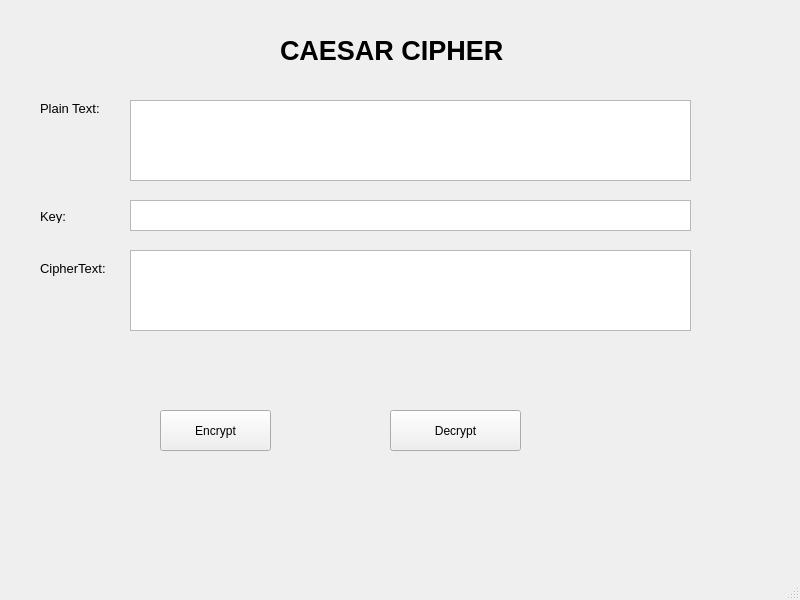
<?xml version="1.0" encoding="UTF-8"?>
<ui version="4.0">
 <class>MainWindow</class>
 <widget class="QMainWindow" name="MainWindow">
  <property name="geometry">
   <rect>
    <x>0</x>
    <y>0</y>
    <width>800</width>
    <height>600</height>
   </rect>
  </property>
  <property name="windowTitle">
   <string>MainWindow</string>
  </property>
  <widget class="QWidget" name="centralwidget">
   <widget class="QLabel" name="label">
    <property name="geometry">
     <rect>
      <x>280</x>
      <y>30</y>
      <width>281</width>
      <height>41</height>
     </rect>
    </property>
    <property name="font">
     <font>
      <pointsize>20</pointsize>
      <weight>75</weight>
      <bold>true</bold>
     </font>
    </property>
    <property name="text">
     <string>CAESAR CIPHER</string>
    </property>
   </widget>
   <widget class="QLabel" name="label_2">
    <property name="geometry">
     <rect>
      <x>40</x>
      <y>100</y>
      <width>61</width>
      <height>16</height>
     </rect>
    </property>
    <property name="font">
     <font>
      <pointsize>10</pointsize>
     </font>
    </property>
    <property name="text">
     <string>Plain Text:</string>
    </property>
   </widget>
   <widget class="QLabel" name="label_3">
    <property name="geometry">
     <rect>
      <x>40</x>
      <y>210</y>
      <width>47</width>
      <height>13</height>
     </rect>
    </property>
    <property name="font">
     <font>
      <pointsize>10</pointsize>
     </font>
    </property>
    <property name="text">
     <string>Key:</string>
    </property>
   </widget>
   <widget class="QLabel" name="label_4">
    <property name="geometry">
     <rect>
      <x>40</x>
      <y>260</y>
      <width>91</width>
      <height>16</height>
     </rect>
    </property>
    <property name="font">
     <font>
      <pointsize>10</pointsize>
     </font>
    </property>
    <property name="text">
     <string>CipherText:</string>
    </property>
   </widget>
   <widget class="QPlainTextEdit" name="txtplaintext">
    <property name="geometry">
     <rect>
      <x>130</x>
      <y>100</y>
      <width>561</width>
      <height>81</height>
     </rect>
    </property>
   </widget>
   <widget class="QPlainTextEdit" name="txtkey">
    <property name="geometry">
     <rect>
      <x>130</x>
      <y>200</y>
      <width>561</width>
      <height>31</height>
     </rect>
    </property>
   </widget>
   <widget class="QPlainTextEdit" name="txtciphertext">
    <property name="geometry">
     <rect>
      <x>130</x>
      <y>250</y>
      <width>561</width>
      <height>81</height>
     </rect>
    </property>
   </widget>
   <widget class="QPushButton" name="btnencrypt">
    <property name="geometry">
     <rect>
      <x>160</x>
      <y>410</y>
      <width>111</width>
      <height>41</height>
     </rect>
    </property>
    <property name="text">
     <string>Encrypt</string>
    </property>
   </widget>
   <widget class="QPushButton" name="btndecrypt">
    <property name="geometry">
     <rect>
      <x>390</x>
      <y>410</y>
      <width>131</width>
      <height>41</height>
     </rect>
    </property>
    <property name="text">
     <string>Decrypt</string>
    </property>
   </widget>
  </widget>
  <widget class="QMenuBar" name="menubar">
   <property name="geometry">
    <rect>
     <x>0</x>
     <y>0</y>
     <width>800</width>
     <height>21</height>
    </rect>
   </property>
  </widget>
  <widget class="QStatusBar" name="statusbar"/>
 </widget>
 <resources/>
 <connections/>
</ui>
